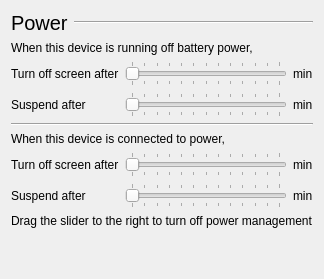
           <widget class="QWidget" name="page_2">
            <layout class="QGridLayout" name="gridLayout_10">
             <item row="3" column="1">
              <widget class="QSlider" name="batterySuspend">
               <property name="minimum">
                <number>1</number>
               </property>
               <property name="maximum">
                <number>121</number>
               </property>
               <property name="orientation">
                <enum>Qt::Horizontal</enum>
               </property>
               <property name="tickPosition">
                <enum>QSlider::TicksBothSides</enum>
               </property>
              </widget>
             </item>
             <item row="3" column="0">
              <widget class="QLabel" name="label_36">
               <property name="text">
                <string>Suspend after</string>
               </property>
              </widget>
             </item>
             <item row="1" column="0" colspan="2">
              <widget class="QLabel" name="label_29">
               <property name="text">
                <string>When this device is running off battery power,</string>
               </property>
              </widget>
             </item>
             <item row="9" column="0">
              <spacer name="verticalSpacer_9">
               <property name="orientation">
                <enum>Qt::Vertical</enum>
               </property>
               <property name="sizeHint" stdset="0">
                <size>
                 <width>20</width>
                 <height>40</height>
                </size>
               </property>
              </spacer>
             </item>
             <item row="2" column="0">
              <widget class="QLabel" name="label_30">
               <property name="text">
                <string>Turn off screen after</string>
               </property>
              </widget>
             </item>
             <item row="3" column="2">
              <widget class="QLabel" name="batterySuspendLabel">
               <property name="text">
                <string notr="true">min</string>
               </property>
              </widget>
             </item>
             <item row="6" column="0">
              <widget class="QLabel" name="label_94">
               <property name="text">
                <string>Turn off screen after</string>
               </property>
              </widget>
             </item>
             <item row="7" column="2">
              <widget class="QLabel" name="powerSuspendLabel">
               <property name="text">
                <string notr="true">min</string>
               </property>
              </widget>
             </item>
             <item row="6" column="2">
              <widget class="QLabel" name="powerScreenOffLabel">
               <property name="text">
                <string notr="true">min</string>
               </property>
              </widget>
             </item>
             <item row="5" column="0" colspan="3">
              <widget class="QLabel" name="label_55">
               <property name="text">
                <string>When this device is connected to power,</string>
               </property>
              </widget>
             </item>
             <item row="7" column="1">
              <widget class="QSlider" name="powerSuspend">
               <property name="minimum">
                <number>1</number>
               </property>
               <property name="maximum">
                <number>121</number>
               </property>
               <property name="orientation">
                <enum>Qt::Horizontal</enum>
               </property>
               <property name="tickPosition">
                <enum>QSlider::TicksBothSides</enum>
               </property>
              </widget>
             </item>
             <item row="7" column="0">
              <widget class="QLabel" name="label_95">
               <property name="text">
                <string>Suspend after</string>
               </property>
              </widget>
             </item>
             <item row="2" column="2">
              <widget class="QLabel" name="batteryScreenOffLabel">
               <property name="text">
                <string notr="true">min</string>
               </property>
              </widget>
             </item>
             <item row="8" column="0" colspan="3">
              <widget class="QLabel" name="label_100">
               <property name="text">
                <string>Drag the slider to the right to turn off power management</string>
               </property>
              </widget>
             </item>
             <item row="2" column="1">
              <widget class="QSlider" name="batteryScreenOff">
               <property name="minimum">
                <number>1</number>
               </property>
               <property name="maximum">
                <number>121</number>
               </property>
               <property name="orientation">
                <enum>Qt::Horizontal</enum>
               </property>
               <property name="tickPosition">
                <enum>QSlider::TicksBothSides</enum>
               </property>
              </widget>
             </item>
             <item row="6" column="1">
              <widget class="QSlider" name="powerScreenOff">
               <property name="minimum">
                <number>1</number>
               </property>
               <property name="maximum">
                <number>121</number>
               </property>
               <property name="orientation">
                <enum>Qt::Horizontal</enum>
               </property>
               <property name="tickPosition">
                <enum>QSlider::TicksBothSides</enum>
               </property>
              </widget>
             </item>
             <item row="0" column="0" colspan="3">
              <widget class="QFrame" name="displayHeader_6">
               <property name="frameShape">
                <enum>QFrame::NoFrame</enum>
               </property>
               <property name="frameShadow">
                <enum>QFrame::Raised</enum>
               </property>
               <layout class="QHBoxLayout" name="horizontalLayout_49">
                <property name="leftMargin">
                 <number>0</number>
                </property>
                <property name="topMargin">
                 <number>0</number>
                </property>
                <property name="rightMargin">
                 <number>0</number>
                </property>
                <property name="bottomMargin">
                 <number>0</number>
                </property>
                <item>
                 <widget class="QLabel" name="displayLabel_6">
                  <property name="font">
                   <font>
                    <pointsize>15</pointsize>
                   </font>
                  </property>
                  <property name="text">
                   <string>Power</string>
                  </property>
                 </widget>
                </item>
                <item>
                 <widget class="Line" name="displayLine_6">
                  <property name="sizePolicy">
                   <sizepolicy hsizetype="Expanding" vsizetype="Fixed">
                    <horstretch>0</horstretch>
                    <verstretch>0</verstretch>
                   </sizepolicy>
                  </property>
                  <property name="orientation">
                   <enum>Qt::Horizontal</enum>
                  </property>
                 </widget>
                </item>
               </layout>
              </widget>
             </item>
             <item row="4" column="0" colspan="3">
              <widget class="Line" name="line_7">
               <property name="orientation">
                <enum>Qt::Horizontal</enum>
               </property>
              </widget>
             </item>
            </layout>
           </widget>
